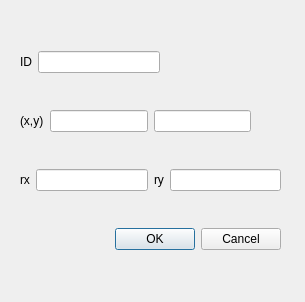
<?xml version="1.0" encoding="UTF-8"?>
<ui version="4.0">
 <class>EllipseDialog</class>
 <widget class="QDialog" name="EllipseDialog">
  <property name="geometry">
   <rect>
    <x>0</x>
    <y>0</y>
    <width>305</width>
    <height>302</height>
   </rect>
  </property>
  <property name="windowTitle">
   <string>Dialog</string>
  </property>
  <widget class="QWidget" name="verticalLayoutWidget">
   <property name="geometry">
    <rect>
     <x>20</x>
     <y>20</y>
     <width>261</width>
     <height>261</height>
    </rect>
   </property>
   <layout class="QVBoxLayout" name="verticalLayout">
    <item>
     <layout class="QHBoxLayout" name="horizontalLayout">
      <item>
       <widget class="QLabel" name="label">
        <property name="text">
         <string>ID</string>
        </property>
       </widget>
      </item>
      <item>
       <widget class="QLineEdit" name="ID"/>
      </item>
      <item>
       <spacer name="horizontalSpacer">
        <property name="orientation">
         <enum>Qt::Horizontal</enum>
        </property>
        <property name="sizeHint" stdset="0">
         <size>
          <width>40</width>
          <height>20</height>
         </size>
        </property>
       </spacer>
      </item>
     </layout>
    </item>
    <item>
     <layout class="QHBoxLayout" name="horizontalLayout_2">
      <item>
       <widget class="QLabel" name="label_2">
        <property name="text">
         <string>(x,y)</string>
        </property>
       </widget>
      </item>
      <item>
       <widget class="QLineEdit" name="x"/>
      </item>
      <item>
       <widget class="QLineEdit" name="y"/>
      </item>
      <item>
       <spacer name="horizontalSpacer_2">
        <property name="orientation">
         <enum>Qt::Horizontal</enum>
        </property>
        <property name="sizeHint" stdset="0">
         <size>
          <width>40</width>
          <height>20</height>
         </size>
        </property>
       </spacer>
      </item>
     </layout>
    </item>
    <item>
     <layout class="QHBoxLayout" name="horizontalLayout_3">
      <item>
       <widget class="QLabel" name="label_3">
        <property name="text">
         <string>rx</string>
        </property>
       </widget>
      </item>
      <item>
       <widget class="QLineEdit" name="rx"/>
      </item>
      <item>
       <widget class="QLabel" name="label_4">
        <property name="text">
         <string>ry</string>
        </property>
       </widget>
      </item>
      <item>
       <widget class="QLineEdit" name="ry"/>
      </item>
     </layout>
    </item>
    <item>
     <layout class="QHBoxLayout" name="horizontalLayout_4">
      <item>
       <spacer name="horizontalSpacer_3">
        <property name="orientation">
         <enum>Qt::Horizontal</enum>
        </property>
        <property name="sizeHint" stdset="0">
         <size>
          <width>40</width>
          <height>20</height>
         </size>
        </property>
       </spacer>
      </item>
      <item>
       <widget class="QDialogButtonBox" name="buttonBox">
        <property name="orientation">
         <enum>Qt::Horizontal</enum>
        </property>
        <property name="standardButtons">
         <set>QDialogButtonBox::Cancel|QDialogButtonBox::Ok</set>
        </property>
       </widget>
      </item>
     </layout>
    </item>
   </layout>
  </widget>
 </widget>
 <resources/>
 <connections>
  <connection>
   <sender>buttonBox</sender>
   <signal>accepted()</signal>
   <receiver>EllipseDialog</receiver>
   <slot>accept()</slot>
   <hints>
    <hint type="sourcelabel">
     <x>248</x>
     <y>254</y>
    </hint>
    <hint type="destinationlabel">
     <x>157</x>
     <y>274</y>
    </hint>
   </hints>
  </connection>
  <connection>
   <sender>buttonBox</sender>
   <signal>rejected()</signal>
   <receiver>EllipseDialog</receiver>
   <slot>reject()</slot>
   <hints>
    <hint type="sourcelabel">
     <x>316</x>
     <y>260</y>
    </hint>
    <hint type="destinationlabel">
     <x>286</x>
     <y>274</y>
    </hint>
   </hints>
  </connection>
 </connections>
</ui>
